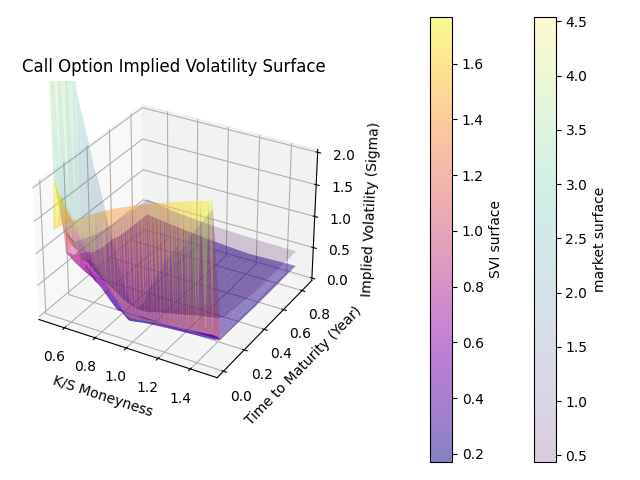

Reproduce this figure in Python.
import numpy as np
import pandas as pd
from tqdm import tqdm
# reuse CRR_Binomial and black scholes model from previous questions
from utils import Binomial, European_option_price
# import pdb
import os
import matplotlib.pyplot as plt
from mpl_toolkits.mplot3d import Axes3D
import matplotlib.patches as mpatches
import torch
import torch.nn as nn

def deAmericanize(option, K, T, S, target_price, r, q, sigma_low, sigma_high, epsilon):
    count = 0
    while 1:
        # binary search on 10 base log uniform space
        sigma_mid = (sigma_low + sigma_high) / 2
        curr_price = European_option_price(option, S, r, q, K, T, sigma_mid)
        # print(f'Current sigma = {sigma_mid}, price diff = {abs(curr_price - target_price)}')
#         count += 1
#         if count > 1000:
#             # the search interval length would be of sigma_high / 2**20, very small
#             # meaning that the sigma is likely to be out of boundary, binary search fails
#             return -1
        if curr_price < target_price - epsilon:
            sigma_low = sigma_mid
        elif curr_price > target_price + epsilon:
            sigma_high = sigma_mid
        else:
            return sigma_mid

class SVI_Model(nn.Module):
    def __init__(self):
        super().__init__()
        self.a = nn.Parameter(torch.tensor(0.))
        self.b = nn.Parameter(torch.tensor(0.))
        self.rho = nn.Parameter(torch.tensor(0.))
        self.m = nn.Parameter(torch.tensor(0.))
        self.sigma = nn.Parameter(torch.tensor(0.))
    
    def forward(self, k):
        var = self.a + self.b * (self.rho * (k - self.m) + torch.sqrt((k - self.m)**2 + self.sigma**2))
        return var

def get_SVI_param_from_model(model):
    return np.round(np.array([model.a.item(), model.b.item(), model.rho.item(), model.m.item(), model.sigma.item()]), 4)

if __name__ == '__main__':
    
    option = 'C' # C / P
    
    results_path = f'project_{option}_results.csv'
    if os.path.exists(results_path):
        # load precomputed results
        data = pd.read_csv(results_path)
    else:
        data = pd.read_csv('ProjectOptionData.csv')
        
        print(f'Original data size: {len(data)}')
        # prune untraded S and anomaly
        data[f' [{option}_LAST]'] = data[f' [{option}_LAST]'].str.strip()
        data[f' [{option}_LAST]'].replace('', '0', inplace=True)
        data = data[data[f' [{option}_LAST]'] != '0']
        # we only use TTM <= 1 year data and K/S moneyness between 0.5 - 1.5
        data = data[(data[' [DTE]'] <= 365) & (data[' [STRIKE]'] / data[' [UNDERLYING_LAST]'] <= 1.5) & (data[' [STRIKE]'] / data[' [UNDERLYING_LAST]'] >= 0.5)]
        data = data.reset_index(drop=True)
        print(f'Fileter data size: {len(data)}')
        
        S = data[' [UNDERLYING_LAST]'] # 219.19
        K = data[' [STRIKE]']
        data['TTM'] = T = data[' [DTE]'] / 365
        option_price = (data[f' [{option}_ASK]'].astype(float) + data[f' [{option}_BID]'].astype(float)) / 2 # use the middle price
        data[f'{option}_PRICE'] = option_price
        r = 0.05
        q = 0
        #     sigma = 0.2
        N = 100
    
        # parameter search space
        sigma_low = 1e-10
        sigma_high = 1e10
        epsilon=1e-6 # error tolerance
        
        calibrated_sigmas = []
        for i in tqdm(range(len(data))):
        #         american_call_price = Binomial(option, K[i], T[i], float(S[i]), sigma, r, q, N, 'A')[0]
    
            calibrated_sigma = deAmericanize(option, K[i], T[i], float(S[i]), option_price[i], r, q, sigma_low, sigma_high, epsilon)
            calibrated_sigmas.append(calibrated_sigma)
#             tqdm.write(f'K = {K[i]}, T = {T[i]}, S = {S[i]}, ask = {option_price[i]}, calibrated sigma = {calibrated_sigma}')
        data['SIGMA'] = calibrated_sigmas
        data = data[data['SIGMA'] != -1]
        data['K/S'] = data[' [STRIKE]'] / data[' [UNDERLYING_LAST]'] # K/S moneyness
        data = data[[f' [UNDERLYING_LAST]', 'K/S', 'TTM', f'{option}_PRICE', 'SIGMA']]
        data.to_csv(results_path)
    
    # fit svi model
    svi_results_path = f'project_{option}_svi.csv'
    if os.path.exists(svi_results_path):
        data = pd.read_csv(svi_results_path)
    else:
        EPOCHS = 200
        criterion = nn.L1Loss()
        grouped = data.groupby('TTM')
        for group_name, group_df in grouped:
            print(f"Fitting model when TTM = {group_name}")
            model = SVI_Model()
            optimizer = torch.optim.Adam(model.parameters(), lr=0.01) # using SGD for optimization
            model.train()
            k = torch.log(torch.from_numpy(group_df['K/S'].values)) # log-moneyness
            var = torch.from_numpy(group_df['SIGMA'].values)**2 # variance is sigma**2
        
            loss = torch.tensor(float('inf'))
            for epoch in range(EPOCHS):
                pred_var = model(k)
                loss = criterion(pred_var, var)
                optimizer.zero_grad()
                loss.backward()
                optimizer.step()
                if (epoch + 1) % 10 == 0:
                    print(f'In Epoch [{epoch + 1} / {EPOCHS}], loss (mean difference between model predicted variance and market variance) = {loss.item()}')
            model.eval()
            data.loc[group_df.index, 'PRED_SIGMA'] = model(k).detach().numpy()
            print(f'At TTM = {group_name}, (a, b, m, ρ, σ) = ({get_SVI_param_from_model(model)})')
            print("-" * 40)
        data.to_csv(svi_results_path)
            
    # plot the implied volatility surface
    fig = plt.figure()
    ax = fig.add_subplot(111, projection='3d')
    market_surf = ax.plot_trisurf(data['K/S'], data['TTM'], data['SIGMA'], cmap='viridis', alpha=0.2, label='market surface')
    svi_surf = ax.plot_trisurf(data['K/S'], data['TTM'], data['PRED_SIGMA'], cmap='plasma', alpha=0.5, label='SVI surface')
    ax.set_xlabel('K/S Moneyness')
    ax.set_ylabel('Time to Maturity (Year)')
    ax.set_zlabel('Implied Volatility (Sigma)')
    ax.set_zlim(0,2)
    option_name = {'C':'Call', 'P':'Put'}
    ax.set_title(f'{option_name[option]} Option Implied Volatility Surface')
    
    fig.colorbar(market_surf, label='market surface')
    fig.colorbar(svi_surf, pad=0.2, label='SVI surface')
    fig.tight_layout()
    plt.savefig('question6.png')
    

